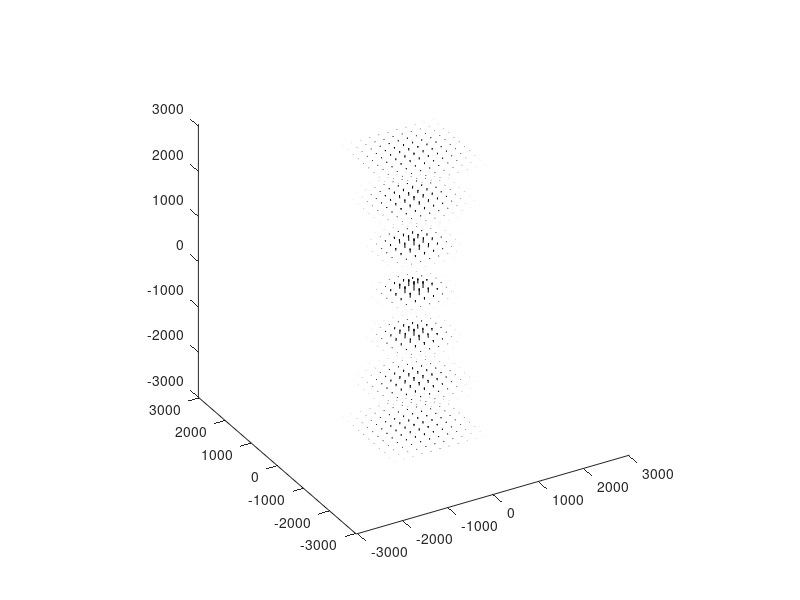

Write the MATLAB code that produced this figure.
close all
clear
clc

% Parameters
lambda=461; %wavelength (nm);
w0=500;    %beam waist (nm);
Beta = 10;  % Beam intensity in focus

% Define grid for evaluationg Gaussian function
xa=[-1000:200:1000];
ya=[-1000:200:1000];
za=[-3000:1000:3000];
[x,y,z]=meshgrid(xa,ya,za);
r=sqrt(x.^2+y.^2);

% Gaussian sub functions
zr=pi*w0^2/lambda;
w=w0*sqrt(1+(z/zr).^2);

%% Intensity
I=Beta*(w0./w).^2.*exp(-2*r.^2./w.^2);

%% k-vector (from L. Allen, M.J. Padgett / Optics Communications 184 (2000) 67-71)
kr=r.*z./(zr^2+z.^2);   % kr = kr/kz from reference ^
kt=zeros(size(r));      % Assuming w>lambda, so kt/kz ~= 0
kz=ones(size(r));       % Normalizing kz/kz = 1;

% changing to cartesian coordinates
kx=(kr.*x+kt.*y)./sqrt(x.^2+y.^2+1e-100); %Added a small number to prevent 0/0 = NaN condition
ky=(kr.*y+kt.*x)./sqrt(x.^2+y.^2+1e-100);

% Normalize k-vector for plotting
kxn=kx./sqrt(kx.^2+ky.^2+kz.^2);
kyn=ky./sqrt(kx.^2+ky.^2+kz.^2);
kzn=kz./sqrt(kx.^2+ky.^2+kz.^2);


%% Plot
quiver3(x(:),y(:),z(:),I(:).*kxn(:),I(:).*kyn(:),I(:).*kzn(:),'k');
axis equal;view(-30,30);grid off
